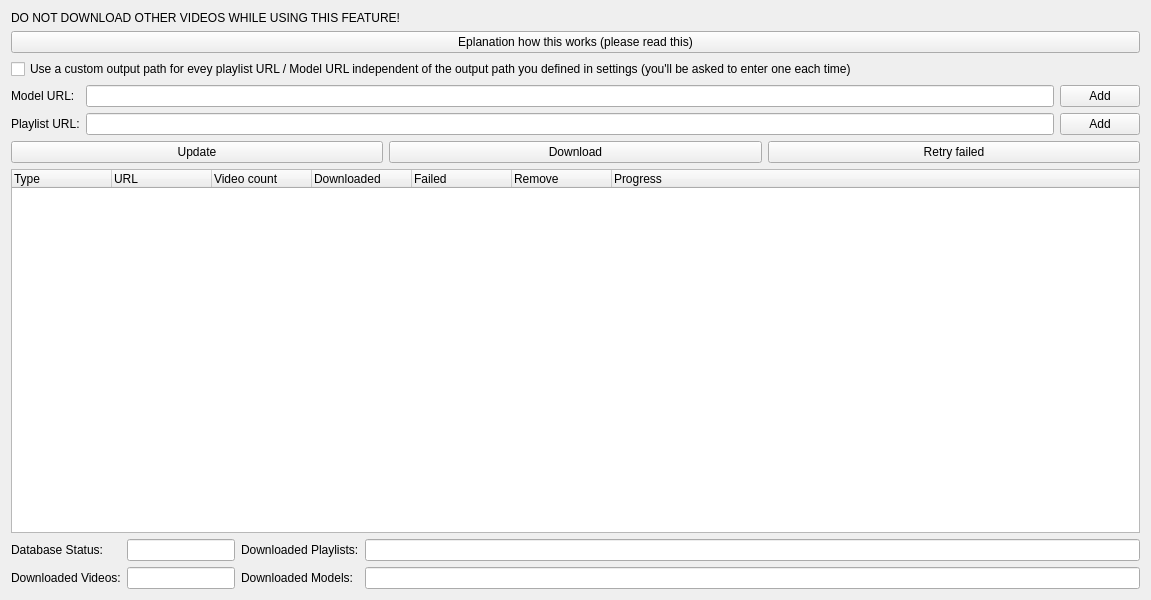
<?xml version="1.0" encoding="UTF-8"?>
<ui version="4.0">
 <class>Batch</class>
 <widget class="QWidget" name="Batch">
  <property name="geometry">
   <rect>
    <x>0</x>
    <y>0</y>
    <width>1151</width>
    <height>600</height>
   </rect>
  </property>
  <property name="windowTitle">
   <string>Batch</string>
  </property>
  <layout class="QGridLayout" name="gridLayout">
   <item row="0" column="0">
    <layout class="QVBoxLayout" name="verticalLayout_6">
     <item>
      <layout class="QVBoxLayout" name="verticalLayout_5">
       <item>
        <widget class="QLabel" name="label_batch_disclaimer_1">
         <property name="text">
          <string>DO NOT DOWNLOAD OTHER VIDEOS WHILE USING THIS FEATURE!</string>
         </property>
        </widget>
       </item>
       <item>
        <widget class="QPushButton" name="batch_button_help">
         <property name="text">
          <string>Eplanation how this works (please read this)</string>
         </property>
        </widget>
       </item>
       <item>
        <layout class="QGridLayout" name="gridLayout_12">
         <item row="1" column="1">
          <widget class="QLineEdit" name="batch_lineedit_model_url"/>
         </item>
         <item row="1" column="0">
          <widget class="QLabel" name="batch_label_model_url">
           <property name="text">
            <string>Model URL:</string>
           </property>
          </widget>
         </item>
         <item row="1" column="2">
          <widget class="QPushButton" name="batch_button_add_model_url">
           <property name="text">
            <string>Add</string>
           </property>
          </widget>
         </item>
         <item row="2" column="2">
          <widget class="QPushButton" name="batch_button_add_playlist_url">
           <property name="text">
            <string>Add</string>
           </property>
          </widget>
         </item>
         <item row="3" column="0" colspan="3">
          <layout class="QHBoxLayout" name="horizontalLayout_4">
           <item>
            <widget class="QPushButton" name="batch_button_update">
             <property name="text">
              <string>Update</string>
             </property>
            </widget>
           </item>
           <item>
            <widget class="QPushButton" name="batch_button_download">
             <property name="text">
              <string>Download</string>
             </property>
            </widget>
           </item>
           <item>
            <widget class="QPushButton" name="batch_button_retry_failed">
             <property name="text">
              <string>Retry failed</string>
             </property>
            </widget>
           </item>
          </layout>
         </item>
         <item row="2" column="0">
          <widget class="QLabel" name="batch_label_playlist_url">
           <property name="text">
            <string>Playlist URL:</string>
           </property>
          </widget>
         </item>
         <item row="2" column="1">
          <widget class="QLineEdit" name="batch_lineedit_playlist_url"/>
         </item>
         <item row="0" column="0" colspan="2">
          <widget class="QCheckBox" name="batch_checkbox_custom_path">
           <property name="text">
            <string>Use a custom output path for evey playlist URL / Model URL independent of the output path you defined in settings (you'll be asked to enter one each time)</string>
           </property>
          </widget>
         </item>
         <item row="4" column="0" colspan="3">
          <widget class="QTreeWidget" name="batch_treewidget">
           <column>
            <property name="text">
             <string>Type</string>
            </property>
           </column>
           <column>
            <property name="text">
             <string>URL</string>
            </property>
           </column>
           <column>
            <property name="text">
             <string>Video count</string>
            </property>
           </column>
           <column>
            <property name="text">
             <string>Downloaded</string>
            </property>
           </column>
           <column>
            <property name="text">
             <string>Failed</string>
            </property>
           </column>
           <column>
            <property name="text">
             <string>Remove</string>
            </property>
           </column>
           <column>
            <property name="text">
             <string>Progress</string>
            </property>
           </column>
          </widget>
         </item>
        </layout>
       </item>
      </layout>
     </item>
     <item>
      <layout class="QGridLayout" name="gridLayout_11">
       <item row="0" column="3">
        <widget class="QLabel" name="batch_label_downloaded_playlists">
         <property name="text">
          <string>Downloaded Playlists:</string>
         </property>
        </widget>
       </item>
       <item row="0" column="1" colspan="2">
        <widget class="QLineEdit" name="batch_lineedit_database_status">
         <property name="readOnly">
          <bool>true</bool>
         </property>
        </widget>
       </item>
       <item row="0" column="4">
        <widget class="QLineEdit" name="batch_lineedit_downloaded_playlists">
         <property name="readOnly">
          <bool>true</bool>
         </property>
        </widget>
       </item>
       <item row="1" column="3">
        <widget class="QLabel" name="batch_label_downloaded_models">
         <property name="text">
          <string>Downloaded Models:</string>
         </property>
        </widget>
       </item>
       <item row="0" column="0">
        <widget class="QLabel" name="batch_label_database_status">
         <property name="text">
          <string>Database Status:</string>
         </property>
        </widget>
       </item>
       <item row="1" column="4">
        <widget class="QLineEdit" name="batch_lineedit_downloaded_models">
         <property name="readOnly">
          <bool>true</bool>
         </property>
        </widget>
       </item>
       <item row="1" column="1" colspan="2">
        <widget class="QLineEdit" name="batch_lineedit_downloaded_videos">
         <property name="readOnly">
          <bool>true</bool>
         </property>
        </widget>
       </item>
       <item row="1" column="0">
        <widget class="QLabel" name="batch_label_downloaded_videos">
         <property name="text">
          <string>Downloaded Videos:</string>
         </property>
        </widget>
       </item>
      </layout>
     </item>
    </layout>
   </item>
  </layout>
 </widget>
 <resources/>
 <connections/>
</ui>
